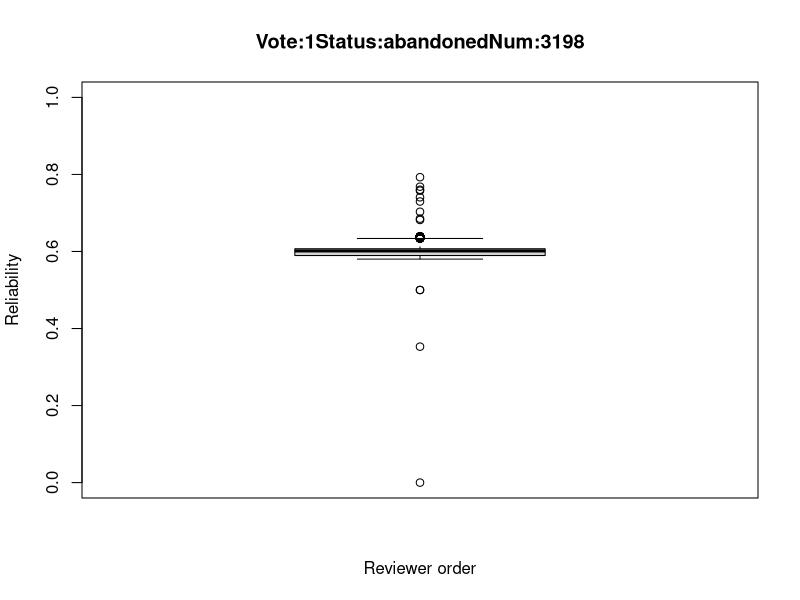
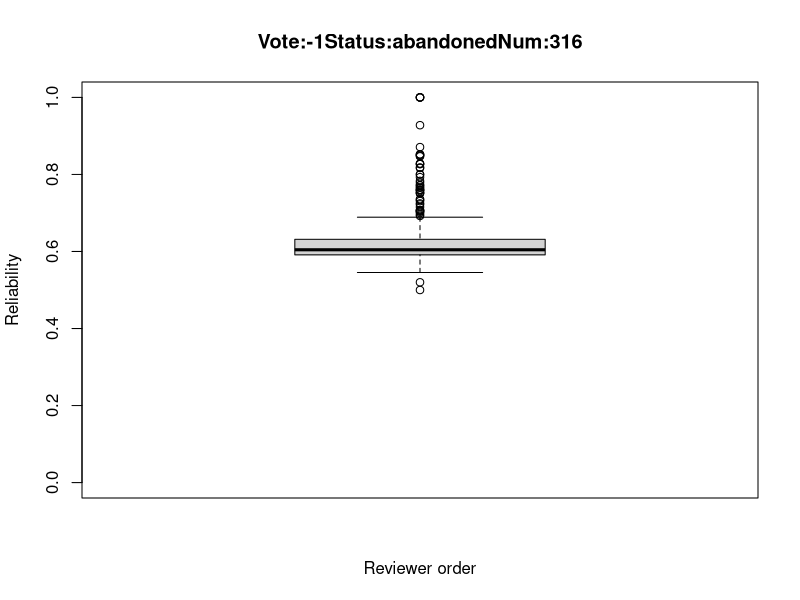
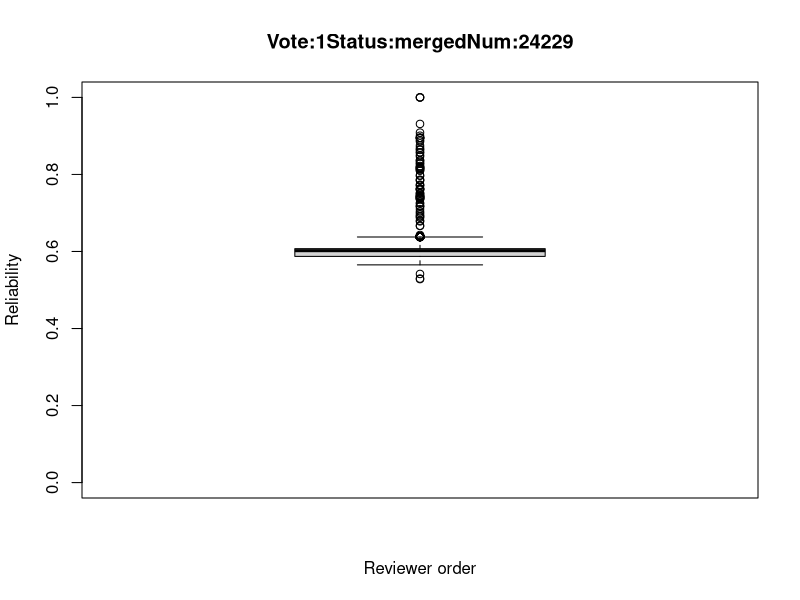
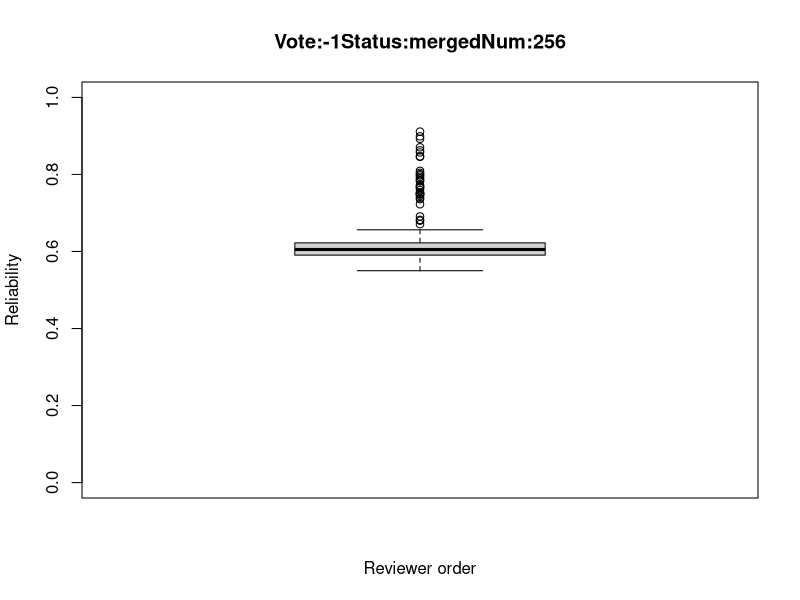

These charts were generated, in order, by the following R code:
########################
## SANER2015 RQ2
## @author:Yuki Ueda
## @createdOn:2015/10/15
########################
#pdf("RQ2_1.pdf")


### Set data
num <- data.frame() # Init

# Input csv
num <- read.csv("CSVdata2_q/numOfPatchsets_1.csv"
                 ,sep=",", header=TRUE)

### number of patchset's voting(+1, -1) is 1
# index_l_m: vote is "like" and status is "merge"
# index_d_a: vote is "dislike" and status is abandoned
index_l_m <- data.frame()
index_d_m <- data.frame()
index_l_a <- data.frame()
index_d_a <- data.frame()

for(i in 1:nrow(num)){
  if(num$Status[i] == "merged"){      # status is merge
    if(num$VotingScore[i] == 1){      # vote is like
      index_l_m <- rbind(index_l_m, num[i,])
    }else{                            # vote is dislike
      index_d_m <- rbind(index_d_m, num[i,])
    }
  }else{                              # status is abandoned
    if(num$VotingScore[i] == 1){      # vote is like
      index_l_a <- rbind(index_l_a, num[i,])
    }else{
      index_d_a <- rbind(index_d_a, num[i,])
    }
  }
}

index_merge <- list(index_l_m, index_d_m)
index_abondone <- list(index_l_a, index_d_a)
index <- list(index_abondone, index_merge)

for(i in index){
  for(j in i){
    value = j$CurrentPar
    name = paste("Vote:", j$VotingScore[1], "Status:", j$Status[1],"Num:",length(value),sep="")
    jpeg(paste("picture2_q/RQ2_1",name,".jpg",sep=""))
    boxplot(value, xlab="Reviewer order", ylab="Reliability", main=name, ylim=c(0,1))
    print(name)
    result <- summary(value)
    print(result)
  }
}
